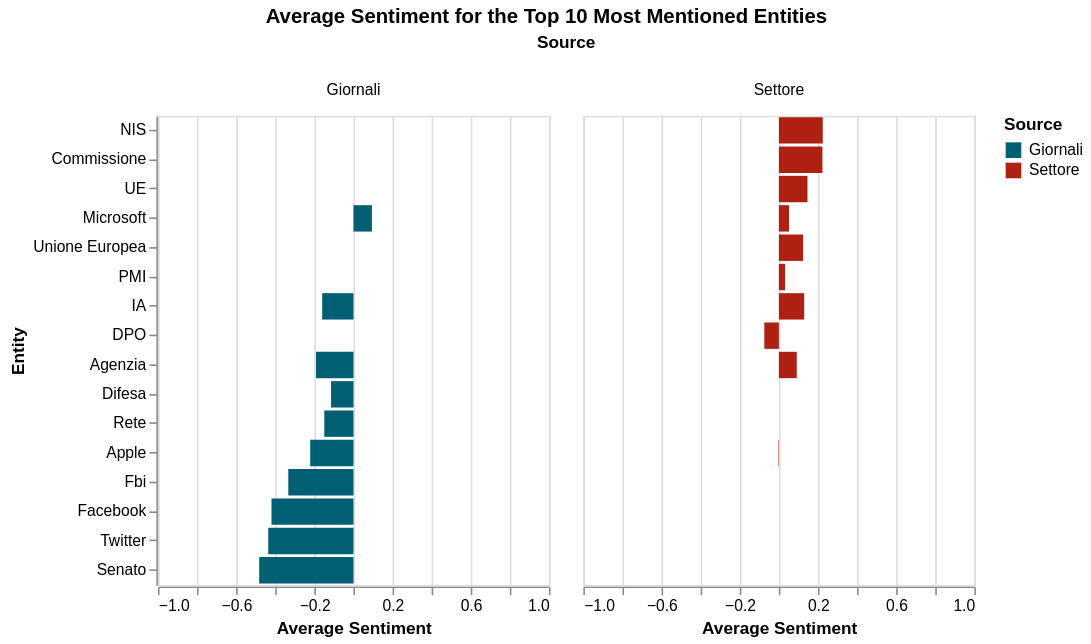

This figure's Vega-Lite source:
### Vega-Lite specification from a JSON file in a GitHub repository (floating-point values rounded to 4 significant figures)
{"$schema": "https://vega.github.io/schema/vega-lite/v5.20.1.json", "config": {"view": {"continuousHeight": 300, "continuousWidth": 300}}, "data": {"name": "data-47f4e130dc76da8b7fd38e462c34f6cc"}, "datasets": {"data-47f4e130dc76da8b7fd38e462c34f6cc": [{"Origine": "Giornali", "count": 94, "entities_clean": "Agenzia", "mean_sentiment": -0.1915}, {"Origine": "Giornali", "count": 348, "entities_clean": "Apple", "mean_sentiment": -0.2213}, {"Origine": "Giornali", "count": 61, "entities_clean": "Difesa", "mean_sentiment": -0.1148}, {"Origine": "Giornali", "count": 155, "entities_clean": "Facebook", "mean_sentiment": -0.4194}, {"Origine": "Giornali", "count": 51, "entities_clean": "Fbi", "mean_sentiment": -0.3333}, {"Origine": "Giornali", "count": 175, "entities_clean": "IA", "mean_sentiment": -0.16}, {"Origine": "Giornali", "count": 180, "entities_clean": "Microsoft", "mean_sentiment": 0.09444}, {"Origine": "Giornali", "count": 67, "entities_clean": "Rete", "mean_sentiment": -0.1493}, {"Origine": "Giornali", "count": 56, "entities_clean": "Senato", "mean_sentiment": -0.4821}, {"Origine": "Giornali", "count": 195, "entities_clean": "Twitter", "mean_sentiment": -0.4359}, {"Origine": "Settore", "count": 623, "entities_clean": "Agenzia", "mean_sentiment": 0.09149}, {"Origine": "Settore", "count": 778, "entities_clean": "Apple", "mean_sentiment": -0.002571}, {"Origine": "Settore", "count": 597, "entities_clean": "Commissione", "mean_sentiment": 0.2228}, {"Origine": "Settore", "count": 886, "entities_clean": "DPO", "mean_sentiment": -0.07449}, {"Origine": "Settore", "count": 794, "entities_clean": "IA", "mean_sentiment": 0.1297}, {"Origine": "Settore", "count": 1485, "entities_clean": "Microsoft", "mean_sentiment": 0.05185}, {"Origine": "Settore", "count": 463, "entities_clean": "NIS", "mean_sentiment": 0.2246}, {"Origine": "Settore", "count": 476, "entities_clean": "PMI", "mean_sentiment": 0.03151}, {"Origine": "Settore", "count": 2098, "entities_clean": "UE", "mean_sentiment": 0.1463}, {"Origine": "Settore", "count": 532, "entities_clean": "Unione Europea", "mean_sentiment": 0.1241}]}, "facet": {"column": {"field": "Origine", "title": "Source", "type": "nominal"}}, "spec": {"encoding": {"color": {"field": "Origine", "scale": {"range": ["#005f73", "#ae2012"]}, "title": "Source", "type": "nominal"}, "tooltip": [{"field": "entities_clean", "title": "Entity", "type": "nominal"}, {"field": "Origine", "title": "Source", "type": "nominal"}, {"field": "mean_sentiment", "format": ".2f", "title": "Average Sentiment", "type": "quantitative"}, {"field": "count", "title": "Mentions", "type": "quantitative"}], "x": {"field": "mean_sentiment", "scale": {"domain": [-1, 1]}, "title": "Average Sentiment", "type": "quantitative"}, "y": {"field": "entities_clean", "sort": "-x", "title": "Entity", "type": "nominal"}}, "height": 300, "mark": {"type": "bar"}, "width": 250}, "title": {"anchor": "middle", "text": "Average Sentiment for the Top 10 Most Mentioned Entities"}}
